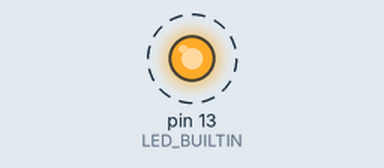
A sketch run on a simulated Arduino Uno, built with avr-gcc and run on an emulated ATmega328P. Shown: output pins drawn as LEDs (lit = HIGH). Dashed ring = blinking. What the sketch prints to the serial monitor is not drawn.

Above: at 0.5 s.
Timing chart, 0 to 4.6 s (numbered marks = the images above):
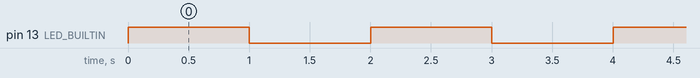

Measured:
- by itself, pin 13 (LED_BUILTIN): alternates HIGH for 1.0 s and LOW for 1.0 s

The sketch:

Arduino-Nodered01.ino
```cpp
void setup() {
  // put your setup code here, to run once:
  Serial.begin(9600);
  pinMode(LED_BUILTIN, OUTPUT);

}

void loop() {
  // put your main code here, to run repeatedly:
  float V = 5.0;
  float I = V/330;
  digitalWrite(LED_BUILTIN, HIGH);
  Serial.print("Voltaje: ");
  Serial.print(V);
  Serial.print(", Corriente: ");
  Serial.println(I);
  delay(1000);

  V = 0.0;
  I = V/330;
  digitalWrite(LED_BUILTIN, LOW);
  Serial.print("Voltaje: ");
  Serial.print(V);
  Serial.print(", Corriente: ");
  Serial.println(I);
  delay(1000);
}
```
